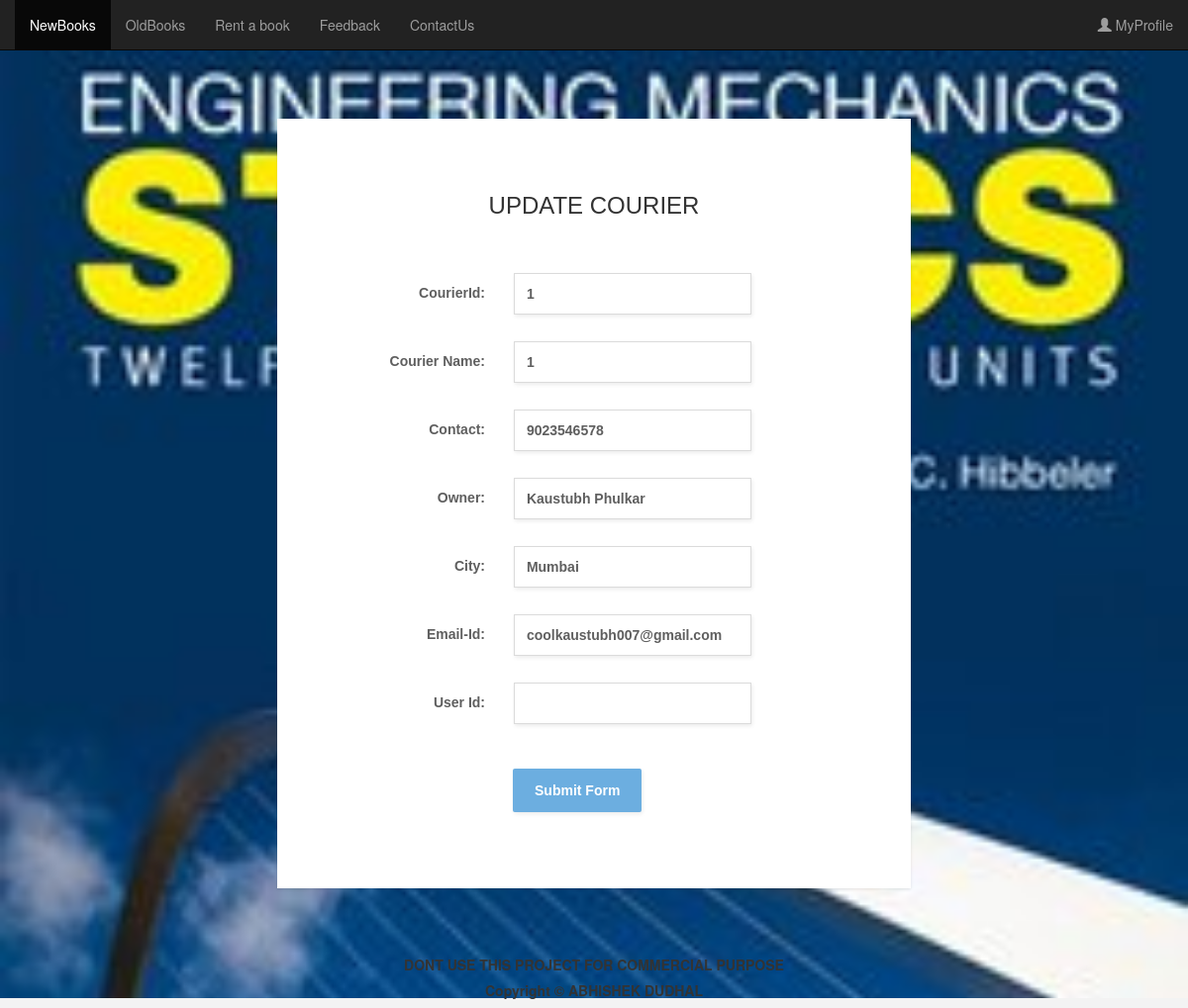
/upcourier.php?itemno=1 (signed in), run on the app's committed database.
### tables this page shows
CREATE TABLE IF NOT EXISTS `users` (
  `Name` varchar(30) NOT NULL,
  `user_name` varchar(255) NOT NULL,
  `user_email` varchar(60) NOT NULL,
  `user_pass` varchar(255) NOT NULL,
  `Address` varchar(300) NOT NULL,
  `City` varchar(15) NOT NULL,
  `Pin` int(6) NOT NULL,
  `Mobile` varchar(10) NOT NULL,
  `utype` varchar(30) NOT NULL DEFAULT 'COUSTMER',
  `servicea` varchar(30) NOT NULL DEFAULT 'REG'
);

CREATE TABLE IF NOT EXISTS `courier` (
`courire_id` bigint(10) NOT NULL,
  `courier_name` varchar(30) NOT NULL,
  `contact` varchar(30) NOT NULL,
  `owner` varchar(30) NOT NULL,
  `city` varchar(30) NOT NULL,
  `email_id` varchar(100) NOT NULL,
  `user_name` varchar(30) NOT NULL
);

### upcourier.php (the view, shortened to what this page needs)
<?php
$id=$_SESSION['eid'];
$itemno=$_REQUEST['itemno'];
?>
<html>
<head>
	<link rel="stylesheet" href="form-basic.css">
	 <link rel="stylesheet" href="http://maxcdn.bootstrapcdn.com/bootstrap/3.3.6/css/bootstrap.min.css">
</head>
<body>
	<?php
	$sql=mysql_query("select * from users where user_name='$id'");
	  while($mat = mysql_fetch_array($sql))
        {
               $j=$mat['Name'];
			   echo $j;
		}
	?>
	<nav class="navbar navbar-inverse navbar-fixed-top">
	<div class="container-fluid">
	   <div class="collapse navbar-collapse" id="myNavbar">
	 <ul class="nav navbar-nav">
 <li class="active"><a  href="index.php">NewBooks</a></li>
  <li><a href="oldbook.php">OldBooks</a></li>
  <li><a href="rentbook.php">Rent a book</a></li>
  <li><a href="feedback.php">Feedback</a></li>
  <li><a href="contact.php">ContactUs</a></li>
  </ul>
   <ul class="nav navbar-nav navbar-right">
 <li><a href="login.php"><span class="glyphicon glyphicon-user"></span> MyProfile</a></li>
 	<?php
	$sql=mysql_query("select * from courier where courire_id='$itemno'");
	  while($mat = mysql_fetch_array($sql))
        {
			    $a=isset($mat['courier_name']);
               $br=$mat['contact'];
			   $b=$mat['owner'];
			   $p=$mat['city'];
			   $pc=$mat['email_id'];
		 $aut=isset($mat['cuser_id']);
		}
	?>
</ul>
</div>
</div>
</nav>
<br/>
<br/>
<div>
<br/><br/>
<br/>
<br/>
</div>
    <div class="main-content">
        <form method="post" name="f1" onSubmit="return vali()" class="form-basic" action="#">
            <div class="form-title-row">
                <h3>UPDATE COURIER</h3>
            </div>
            <div class="form-row">
                <label>
                    <span>CourierId:</span>
                  <input name="bi" type="text" id="bi" required="required" onChange="return phone()" value="<?php echo $itemno;?>"
				  </label>
            </div>
			<div class="form-row">
                <label>
                    <span>Courier Name:</span>
                  <input name="bn" type="text" id="bn" required="required" value="<?php echo $a;?>"onChange="return phone()">
				   </label>
            </div>
			 <div class="form-row">
                <label>
                    <span>Contact:</span>
                 <input name="by" type="text" id="by" required="required" value="<?php echo $br;?>" onChange="return phone()">
				   </label>
            </div>
			 <div class="form-row">
                <label>
                    <span>Owner:</span>
                 <input name="bb" type="text" id="bb" required="required" value="<?php echo $b;?>"onChange="return phone()">
                </label>
            </div>
			<div class="form-row">
                <label>
                    <span>City:</span>
					<input name="bs" type="text" id="bs" required="required" value="<?php echo $p;?>" onChange="return phone()">
					</label>
            </div>
             <div class="form-row">
                <label>
                    <span>Email-Id:</span>
                   <input name="ba" type="text" id="ba" required="required" value="<?php echo $pc;?>" onChange="return phone()">
					</label>
            </div>
			<div class="form-row">
                <label>
                    <span>User Id:</span>
					<input name="bp" type="text" id="bp" required="required" value="<?php echo $aut;?>" onChange="return phone()">
					</label>
            </div>
            <div class="form-row">
                <button name="send" type="submit" id="send" value="Send">Submit Form</button>
            </div>
        </form>
    </div>
<br/>
<br/>
<br/>
<div id="Bottom" align='center'>
<h5 class="down" align='center'><b>DONT USE THIS PROJECT FOR COMMERCIAL PURPOSE</b></h5>
<h5 class="down" align='center'><b>Copyright &copy; ABHISHEK DUDHAL</b></h5>
</div>
</body>
</html>

### form-basic.css (style rules this page uses)
html { background-color: #f3f3f3; }
.form-basic { max-width: 640px; margin: 0 auto; padding: 55px; box-sizing: border-box; background-color: #ffffff; box-shadow: 0 1px 3px 0 rgba(0, 0, 0, 0.1); font: bold 14px sans-serif; text-align: center; }
.form-basic .form-row { text-align: left; margin-bottom: 22px; }
.form-basic .form-title-row { text-align: center; margin-bottom: 55px; }
.form-basic .form-row > label span { display: inline-block; box-sizing: border-box; color: #5F5F5F; width: 180px; text-align: right; vertical-align: top; padding: 12px 25px; }
.form-basic input { color: #5f5f5f; box-sizing: border-box; width: 240px; box-shadow: 1px 2px 4px 0 rgba(0, 0, 0, 0.08); padding: 12px; border: 1px solid #dbdbdb; }
.form-basic button { display: block; border-radius: 2px; background-color: #6caee0; color: #ffffff; font-weight: bold; box-shadow: 1px 2px 4px 0 rgba(0, 0, 0, 0.08); padding: 14px 22px; border: 0; margin: 40px 183px 0; }

### upcourier.php (style rules this page uses)
body { background-image:url(12.jpg); background-size:cover; }

### data on the page
users: Name "Abhishek Dudhal"
courier: bn "1", by "9023546578", bb "Kaustubh Phulkar", bs "Mumbai", ba "coolkaustubh007@gmail.com"
